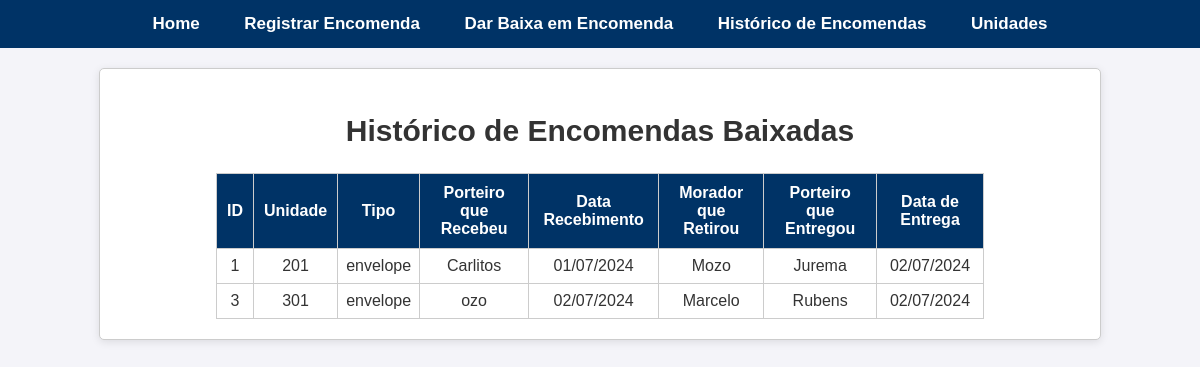
The app's page /historico, older data.
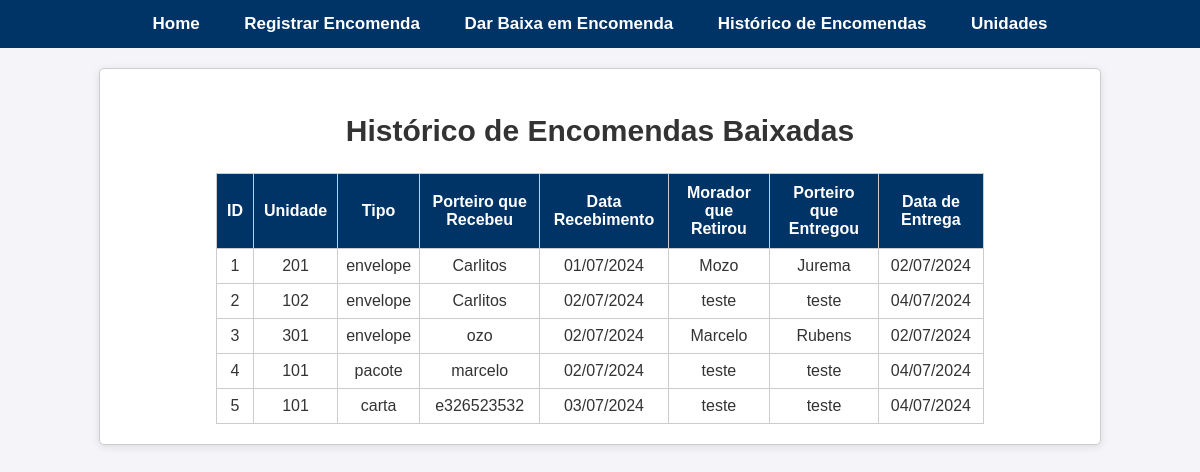
The same page, newer data.
### app.py (models this page shows)
class Encomenda(db.Model):
    id = db.Column(db.Integer, primary_key=True)
    unidade_numero = db.Column(db.String(10), db.ForeignKey('unidade.numero'), nullable=False)
    tipo = db.Column(db.String(20), nullable=False)
    nome_porteiro_recebimento = db.Column(db.String(100), nullable=False)
    data_recebimento = db.Column(db.DateTime, nullable=False)
    nome_morador_retirada = db.Column(db.String(100))
    nome_porteiro_retirada = db.Column(db.String(100))
    data_retirada = db.Column(db.DateTime)
    retirada = db.Column(db.Boolean, default=False)  # Adicione esta linha se 'retirada' for um campo booleano

### app.py (the view)
@app.route("/historico")
def historico():
    encomendas = Encomenda.query.filter(Encomenda.data_retirada.isnot(None)).all()
    return render_template("historico.html", encomendas=encomendas)

### app.py (called while the page is built)
@app.before_request
def before_request():
    db.create_all()

### templates/historico.html (shortened to what this page needs)
{% extends "base.html" %}
{% block content %}
    <h2 class="text-center">Histórico de Encomendas Baixadas</h2>
    <div style="margin: 0 auto; width: 80%;">
        <table style="margin: 0 auto; width: 100%; text-align: center; border-collapse: collapse;">
            <thead style="background-color: #333; color: white;">
                <tr>
                    <th style="padding: 10px; border: 1px solid #ccc;">ID</th>
                    <th style="padding: 10px; border: 1px solid #ccc;">Unidade</th>
                    <th style="padding: 10px; border: 1px solid #ccc;">Tipo</th>
                    <th style="padding: 10px; border: 1px solid #ccc;">Porteiro que Recebeu</th>
                    <th style="padding: 10px; border: 1px solid #ccc;">Data Recebimento</th>
                    <th style="padding: 10px; border: 1px solid #ccc;">Morador que Retirou</th>
                    <th style="padding: 10px; border: 1px solid #ccc;">Porteiro que Entregou</th>
                    <th style="padding: 10px; border: 1px solid #ccc;">Data de Entrega</th>
                </tr>
            </thead>
            <tbody>
                {% for encomenda in encomendas %}
                <tr style="background-color: #fff;">
                    <td style="padding: 8px; border: 1px solid #ccc;">{{ encomenda.id }}</td>
                    <td style="padding: 8px; border: 1px solid #ccc;">{{ encomenda.unidade_numero }}</td>
                    <td style="padding: 8px; border: 1px solid #ccc;">{{ encomenda.tipo }}</td>
                    <td style="padding: 8px; border: 1px solid #ccc;">{{ encomenda.nome_porteiro_recebimento }}</td>
                    <td style="padding: 8px; border: 1px solid #ccc;">{{ encomenda.data_recebimento.strftime('%d/%m/%Y') }}</td>
                    <td style="padding: 8px; border: 1px solid #ccc;">{{ encomenda.nome_morador_retirada }}</td>
                    <td style="padding: 8px; border: 1px solid #ccc;">{{ encomenda.nome_porteiro_retirada }}</td>
                    <td style="padding: 8px; border: 1px solid #ccc;">{{ encomenda.data_retirada.strftime('%d/%m/%Y') if encomenda.data_retirada else '' }}</td>
                </tr>
                {% endfor %}
            </tbody>
        </table>
    </div>
{% endblock %}

Row changes from the older to the newer data that the page shows:
now on this page (row edited): Encomenda: id "2", unidade_numero "102", tipo "envelope", nome_porteiro_recebimento "Carlitos", data_recebimento "02/07/2024", nome_morador_retirada "teste", nome_porteiro_retirada "teste", data_retirada "04/07/2024"
now on this page (row edited): Encomenda: id "4", unidade_numero "101", tipo "pacote", nome_porteiro_recebimento "marcelo", data_recebimento "02/07/2024", nome_morador_retirada "teste", nome_porteiro_retirada "teste", data_retirada "04/07/2024"
now on this page (row edited): Encomenda: id "5", unidade_numero "101", tipo "carta", nome_porteiro_recebimento "e326523532", data_recebimento "03/07/2024", nome_morador_retirada "teste", nome_porteiro_retirada "teste", data_retirada "04/07/2024"
